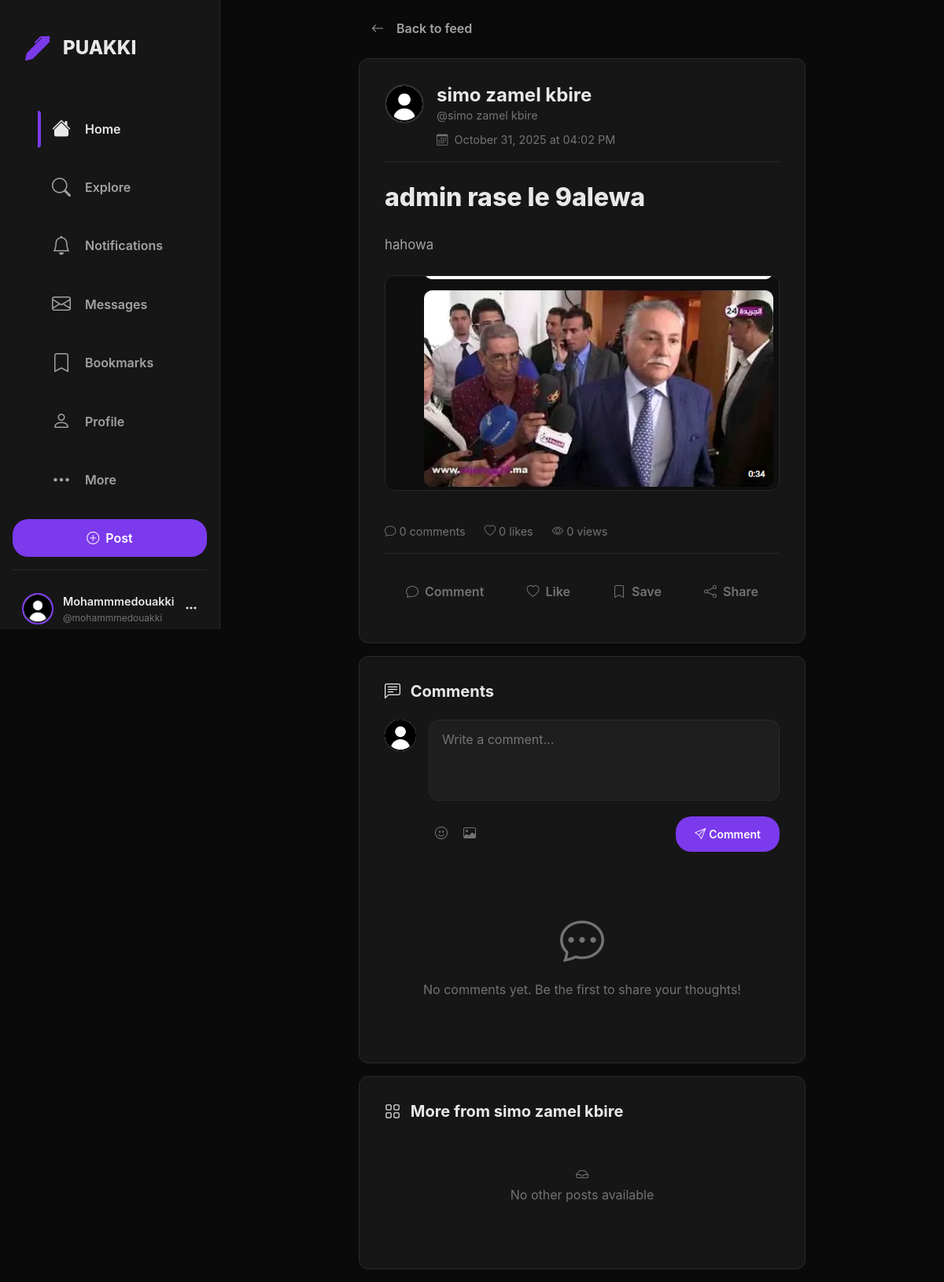
The app's page /post/2 (signed in) with its own data.
### flask_app/models.py (models this page shows, shortened)
class User(db.Model, UserMixin):
    id = db.Column(db.Integer, primary_key=True)
    username = db.Column(db.String(20), unique=True, nullable=False)
    email = db.Column(db.String(120), unique=True, nullable=False)
    image_file = db.Column(db.String(20), nullable=False, default='default.png')
    password = db.Column(db.String(60), nullable=False)

class Post(db.Model):
    id = db.Column(db.Integer, primary_key=True)
    title = db.Column(db.String(100), nullable=False)
    date_posted = db.Column(db.DateTime, nullable=False, default=datetime.utcnow)
    content = db.Column(db.Text, nullable=False)
    image_file = db.Column(db.String(120), nullable=True, default='default_post.jpg')
    user_id = db.Column(db.Integer, db.ForeignKey('user.id'), nullable=False)
    author = db.relationship('User', backref='posts', lazy=True)

### flask_app/routes.py (the view)
@app.route('/post/<int:post_id>')
def post(post_id):
    post = Post.query.get_or_404(post_id)
    return render_template('post.html', post=post)

### flask_app/models.py (called while the page is built)
@login_manager.user_loader
def load_user(user_id):
    return User.query.get(int(user_id))

### flask_app/templates/post.html (shortened to what this page needs)
{% extends "base.html" %}
{% block content %}
<div class="single-post-container">
  <div class="post-back-btn mb-3">
    <a href="{{ url_for('home') }}" class="btn-back-nav">
      <i class="bi bi-arrow-left me-2"></i>
      <span>Back to feed</span>
    </a>
  </div>
  <article class="single-post-card">
    <div class="single-post-header">
      <div class="d-flex align-items-start gap-3">
        <img
          src="{{ url_for('static', filename='imgs/' + post.author.image_file) }}"
          alt="{{ post.author.username }}"
          class="post-author-avatar"
        />
        <div class="flex-grow-1">
          <div class="d-flex align-items-center justify-content-between mb-2">
            <div>
              <h4 class="post-author-name mb-0">{{ post.author.username }}</h4>
              <p class="post-author-handle mb-0">@{{ post.author.username|lower }}</p>
            </div>
          </div>
          <div class="post-metadata">
            <span>
              <i class="bi bi-calendar3 me-1"></i>
              {{ post.date_posted.strftime('%B %d, %Y at %I:%M %p') }}
            </span>
          </div>
        </div>
      </div>
    </div>
    <h1 class="single-post-title">{{ post.title }}</h1>
    <div class="single-post-content">
      <p>{{ post.content }}</p>
    </div>
    {% if post.image_file %}
    <div class="single-post-image">
      <img
        src="{{ url_for('static', filename='uploads/' + post.image_file) }}"
        alt="{{ post.title }}"
        class="w-100"
      />
    </div>
    {% endif %}
    <div class="post-stats-bar">
      <span class="stat-text">
        <i class="bi bi-chat me-1"></i>0 comments
      </span>
      <span class="stat-text">
        <i class="bi bi-heart me-1"></i>0 likes
      </span>
      <span class="stat-text">
        <i class="bi bi-eye me-1"></i>0 views
      </span>
    </div>
    <div class="post-actions-bar">
      <button class="post-action-btn">
        <i class="bi bi-chat"></i>
        <span>Comment</span>
      </button>
      <button class="post-action-btn">
        <i class="bi bi-heart"></i>
        <span>Like</span>
      </button>
      <button class="post-action-btn">
        <i class="bi bi-bookmark"></i>
        <span>Save</span>
      </button>
      <button class="post-action-btn">
        <i class="bi bi-share"></i>
        <span>Share</span>
      </button>
    </div>
  </article>
  <div class="comments-container">
    <h3 class="comments-title">
      <i class="bi bi-chat-left-text me-2"></i>
      Comments
    </h3>
    {% if current_user.is_authenticated %}
    <div class="comment-compose">
      <img
        src="{{ url_for('static', filename='imgs/' + current_user.image_file) }}"
        alt="{{ current_user.username }}"
        class="comment-avatar"
      />
      <div class="comment-input-wrapper">
        <textarea
          class="comment-textarea"
          placeholder="Write a comment..."
          rows="3"
        ></textarea>
        <div class="comment-actions">
          <div class="comment-tools">
            <button class="tool-btn" title="Add emoji">
              <i class="bi bi-emoji-smile"></i>
            </button>
            <button class="tool-btn" title="Add image">
              <i class="bi bi-image"></i>
            </button>
          </div>
          <button class="btn btn-primary btn-sm">
            <i class="bi bi-send me-1"></i>Comment
          </button>
        </div>
      </div>
    </div>
    {% else %}
    <div class="alert alert-info">
      <i class="bi bi-info-circle me-2"></i>
      <a href="{{ url_for('login') }}" class="alert-link">Login</a> to join the discussion
    </div>
    {% endif %}
    <div class="empty-comments">
      <i class="bi bi-chat-dots display-4"></i>
      <p class="mt-3 mb-0">No comments yet. Be the first to share your thoughts!</p>
    </div>
  </div>
  <div class="related-posts-section">
    <h3 class="section-title">
      <i class="bi bi-grid me-2"></i>
      More from {{ post.author.username }}
    </h3>
    <div class="empty-state-small">
      <i class="bi bi-inbox"></i>
      <p>No other posts available</p>
    </div>
  </div>
</div>
{% endblock content %}

### flask_app/templates/base.html (shortened to what this page needs)
<!doctype html>
<html lang="en">
  <head>
    <link href="https://cdn.jsdelivr.net/npm/bootstrap@5.3.2/dist/css/bootstrap.min.css" rel="stylesheet">
    <link rel="stylesheet" href="https://cdn.jsdelivr.net/npm/bootstrap-icons@1.11.1/font/bootstrap-icons.css">
    <link href="{{ url_for('static', filename='style.css') }}" rel="stylesheet">
  </head>
  <body>
    <aside class="sidebar" id="sidebar">
      <a href="{{ url_for('home') if current_user.is_authenticated else '#' }}" class="sidebar-brand">
        <i class="bi bi-pen-fill"></i>
        <span>PUAKKI</span>
      </a>
      <ul class="sidebar-nav">
        {% if current_user.is_authenticated %}
        <li class="nav-item-sidebar">
          <a class="nav-link-sidebar active" href="{{ url_for('home') }}">
            <i class="bi bi-house-fill"></i>
            <span>Home</span>
          </a>
        </li>
        <li class="nav-item-sidebar">
          <a class="nav-link-sidebar" href="#">
            <i class="bi bi-search"></i>
            <span>Explore</span>
          </a>
        </li>
        <li class="nav-item-sidebar">
          <a class="nav-link-sidebar" href="#">
            <i class="bi bi-bell"></i>
            <span>Notifications</span>
          </a>
        </li>
        <li class="nav-item-sidebar">
          <a class="nav-link-sidebar" href="#">
            <i class="bi bi-envelope"></i>
            <span>Messages</span>
          </a>
        </li>
        <li class="nav-item-sidebar">
          <a class="nav-link-sidebar" href="#">
            <i class="bi bi-bookmark"></i>
            <span>Bookmarks</span>
          </a>
        </li>
        <li class="nav-item-sidebar">
          <a class="nav-link-sidebar" href="{{ url_for('account') }}">
            <i class="bi bi-person"></i>
            <span>Profile</span>
          </a>
        </li>
        <li class="nav-item-sidebar">
          <a class="nav-link-sidebar" href="#">
            <i class="bi bi-three-dots"></i>
            <span>More</span>
          </a>
        </li>
        {% endif %}
      </ul>
      {% if current_user.is_authenticated %}
      <a href="{{ url_for('new_post') }}" class="btn btn-primary w-100 mb-3">
        <i class="bi bi-plus-circle me-2"></i>Post
      </a>
      {% endif %}
      {% if current_user.is_authenticated %}
      <div class="sidebar-footer">
        <div class="dropdown w-100">
          <div class="user-profile" data-bs-toggle="dropdown" aria-expanded="false">
            <img
              src="{{ url_for('static', filename='imgs/' + current_user.image_file) }}"
              alt="{{ current_user.username }}"
              class="user-avatar"
            />
            <div class="user-info">
              <span class="user-name">{{ current_user.username }}</span>
              <span class="user-email">@{{ current_user.username|lower }}</span>
            </div>
            <i class="bi bi-three-dots"></i>
          </div>
        </div>
      </div>
      {% endif %}
    </aside>
    <main class="main-container">
      <div class="content-wrapper">
        {% block content %}{% endblock %}
      </div>
    </main>
  </body>
</html>

### records on screen
User: image_file (placeholder picture), username "Mohammmedouakki", username "mohammmedouakki"
User: image_file (placeholder picture), author.username "simo zamel kbire"
Post: date_posted "October 31, 2025 at 04:02 PM", title "admin rase le 9alewa", content "hahowa", image_file (picture)
